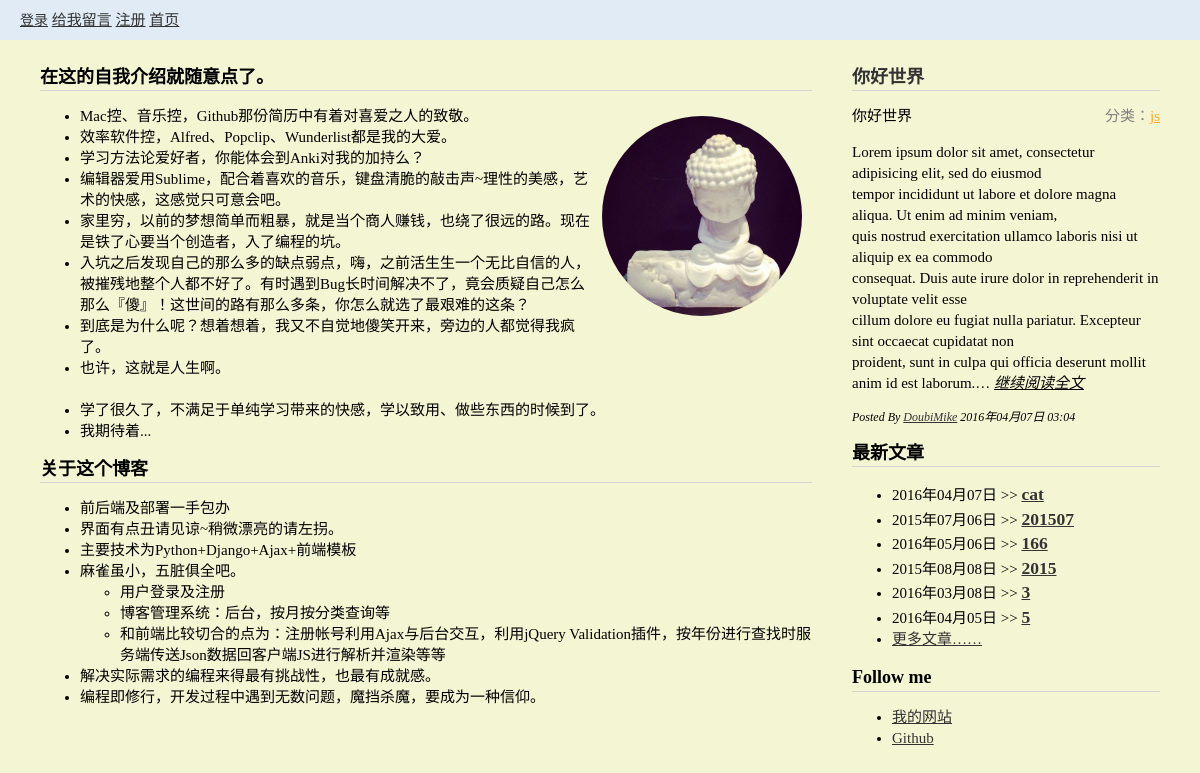
The page / on the database its author committed.
### blog/models.py (models this page shows, shortened)
class Blog(models.Model):
    blog_title = models.CharField(max_length=200)
    blog_content = RichTextField()
    pub_date = models.DateTimeField()
    blog_author = models.ForeignKey(Author,default='DoubiMike')
    blog_category = models.ForeignKey(Category,default='未分类')
    tags = models.ManyToManyField(Tag,blank=True)

class Category(models.Model):
	category = models.CharField(max_length=20)
	def __unicode__(self):
		return self.category

class Author(models.Model):
	name = models.CharField(max_length=30)
	email = models.EmailField(blank=True)
	website = models.URLField(blank=True)

### website/views.py (the view)
# urls.py: url(r'^$','website.views.index'),
def index(request):
	blog_list = Blog.objects.all().order_by('-id')[1:7]
	first_blog = 	Blog.objects.all().order_by('-id')[0]
	context = {}
	context['blogs']=blog_list
	context['first_blog']=first_blog
	return render(request,'website/firstpage.html',context)

### website/templates/website/firstpage.html
{% extends 'website/base.html' %} {% block content %} {% load markdown_deux_tags %}
<div class="part1">
    <div class="about-me module" id="about">
        {% load staticfiles %}
        <h2 class="module__header">在这的自我介绍就随意点了。</h2>
        <div class="module__content">
        <img src="{% static 'website/images/me.jpg' %}" class="r" alt="myPic">
            <ul>
                <li>Mac控、音乐控，Github那份简历中有着对喜爱之人的致敬。</li>
                <li>效率软件控，Alfred、Popclip、Wunderlist都是我的大爱。</li>
                <li>学习方法论爱好者，你能体会到Anki对我的加持么？</li>
                <li>编辑器爱用Sublime，配合着喜欢的音乐，键盘清脆的敲击声~理性的美感，艺术的快感，这感觉只可意会吧。</li>
                <li>家里穷，以前的梦想简单而粗暴，就是当个商人赚钱，也绕了很远的路。现在是铁了心要当个创造者，入了编程的坑。</li>
                <li>入坑之后发现自己的那么多的缺点弱点，嗨，之前活生生一个无比自信的人，被摧残地整个人都不好了。有时遇到Bug长时间解决不了，竟会质疑自己怎么那么『傻』！这世间的路有那么多条，你怎么就选了最艰难的这条？</li>
                <li>到底是为什么呢？想着想着，我又不自觉地傻笑开来，旁边的人都觉得我疯了。</li>
                <li>也许，这就是人生啊。</li>
                <br>
                <li>学了很久了，不满足于单纯学习带来的快感，学以致用、做些东西的时候到了。</li>
                <li>我期待着...</li>
            </ul>
        </div>
    </div>
    <div class="module">
        <h2 class="module__header">关于这个博客</h2>
        <div class="module__content">
            <ul>
            <li>前后端及部署一手包办</li>
            <li>界面有点丑请见谅~稍微漂亮的请左拐。</li>
            <li>主要技术为Python+Django+Ajax+前端模板</li>
            <li>麻雀虽小，五脏俱全吧。
                <ul>
                    <li>用户登录及注册</li>
                    <li>博客管理系统：后台，按月按分类查询等</li>
                    <li>和前端比较切合的点为：注册帐号利用Ajax与后台交互，利用jQuery Validation插件，按年份进行查找时服务端传送Json数据回客户端JS进行解析并渲染等等
                    </li>
                </ul>
                <li>解决实际需求的编程来得最有挑战性，也最有成就感。</li>
                    <li>编程即修行，开发过程中遇到无数问题，魔挡杀魔，要成为一种信仰。</li>
            </li>
            </ul>
        </div>
    </div>
</div>
<div class="part2">
    <div class="newest-article module">
        <h2 class="module__header"><a href="/blog/{{first_blog.id}}">{{ first_blog.blog_title }}</a></h2>
        <span class="article-tag">分类：<a href="/blog/{{first_blog.blog_category}}">{{first_blog.blog_category}}</a></span> {% autoescape off %} {{ first_blog.blog_content|truncatechars:500 }} {% endautoescape %}
        <a href="/blog/{{first_blog.id}}" class="goonreading    ">继续阅读全文</a>
        <div class="article-info">
            <span>Posted By <a href="/">{{first_blog.blog_author.name}}</a></span>
            <span>{{ first_blog.pub_date|date:"Y年m月d日 h:m"}}</span>
        </div>
    </div>
    <div class="newest-article-list module">
        <h2 class="module__header">最新文章</h2>
        <ul id="article-list">
            {% for blog in blogs %}
            <li> <span>{{blog.pub_date|date:"Y年m月d日 "}}>></span>
                <h3 class="dib"><a href="/blog/{{blog.id}}" id='{{blog.id}}'>{{blog.blog_title}}</a></h3></li>
            {% endfor %}
            <li><a href="/blog">更多文章……</a></li>
        </ul>
    </div>
    <div class="follow-me module">
        <h2  class="module__header">Follow me</h2>
        <ul>
            <li><a href="http://doubimike.github.io/" target="_blank">我的网站</a>
            </li>
            <li><a href="https://github.com/doubimike" target="_blank">Github</a></li>
        </ul>
    </div>
</div>
{% endblock %}

### website/templates/website/base.html (shortened to what this page needs)
<!DOCTYPE html>
<html lang="en">
<head>
    {% load staticfiles %}
    <link rel="stylesheet" href="{% static "website/css/style.css" %}">
</head>
<body>
    <header class="header">
        {% if request.user.is_authenticated %}
        <a href="/logout" class="logout">登出</a> {% else %}
        <a href="/login" class="login">登录</a> {% endif %}
        <a href="/comment" class="comment">给我留言</a>
        {% if not request.user.is_authenticated %}
        <a href="/register">注册</a> {% endif %}
        <a href="/">首页</a>
    </header>
    <div class="container">
        <div>
            {% block content %} {% endblock %}
        </div>
    </div>
</body>
</html>

### website/static/website/css/style.css (style rules this page uses)
* { box-sizing: border-box; }
html { font-size: 62.5%; height: 100%; }
body { font-size: 15px; font-size: 1.5rem; margin: 0; background-color: #F4F5D3; line-height: 1.4; height: 100%; }
.about-me img { width: 100%; max-width: 200px; margin: 10px; border-radius: 50%; }
h2 { border-bottom: 1px solid #d3d3d3; }
a { color: #333; }
.r { float: right; }
.dib { display: inline-block; }
.header { width: 100%; top: 0; right: 0; height: 4rem; background: #E0EBF6; line-height: 4rem; padding: 0 20px; }
.container { padding: 0 20px; }
.login { width: 5rem; height: 4rem; font-size: 1.4rem; }
.module { margin: 10px; }
.module__header { font-size: 1.8rem; }
.part1 { width: 70%; float: left; padding: 10px; }
.part2 { width: 30%; float: right; padding: 10px; }
.newest-article-list h3 { margin: 0; }
.article-tag { float: right; color: gray; }
.article-tag a { color: #F6A831; }
.newest-article h2 a { text-decoration: none; }
.article-info { font-style: italic; font-size: 1.2rem; }
.goonreading { color: #000; font-style: italic; }

### rows shown on the page
Blog: blog_title "你好世界", blog_category "js", blog_content "你好世界 Lorem ipsum dolor sit amet, consectetur adipisicing elit, sed do eiusmod tempor incididunt ut labore et dolore magna aliqua. Ut enim ad minim veniam, quis nostrud exercitation ullamco laboris nisi ut aliquip ex ea commodo consequat. Duis aute irure dolor in reprehenderit in voluptate velit esse cillum dolore eu fugiat nulla pariatur. Excepteur sint occaecat cupidatat non proident, sunt in culpa qui officia deserunt mollit anim id est laborum.…", blog_author.name "DoubiMike", pub_date "2016年04月07日 03:04"
Blog: pub_date "2016年04月07日", blog_title "cat"
Blog: pub_date "2015年07月06日", blog_title "201507"
Blog: pub_date "2016年05月06日", blog_title "166"
Blog: pub_date "2015年08月08日", blog_title "2015"
Blog: pub_date "2016年03月08日", blog_title "3"
Blog: pub_date "2016年04月05日", blog_title "5"
